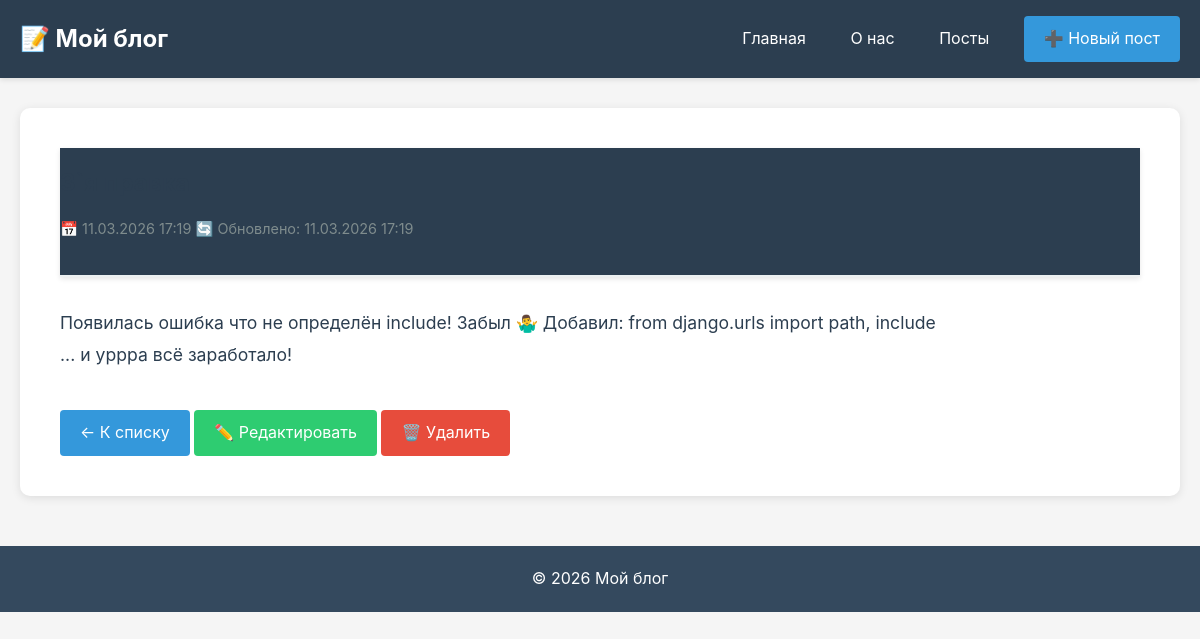
/posts/10/, run on the app's committed database.
### blog/models.py (models this page shows, shortened)
class Post(models.Model):
    title = models.CharField(max_length=200)
    content = models.TextField()
    created_at = models.DateTimeField(auto_now_add=True)
    updated_at = models.DateTimeField(auto_now=True)
    class Meta:
        ordering = ['-created_at']

### blog/views.py (the view)
# urls.py: path('posts/<int:pk>/', views.PostDetailView.as_view(), name='post_detail'),
class PostDetailView(DetailView):
    model = Post
    template_name = 'blog/post_detail.html'
    context_object_name = 'post'

### templates/blog/post_detail.html (shortened to what this page needs)
{% extends 'blog/base.html' %}
{% block content %}
<article class="post-detail">
    <header class="post-header">
        <h1>{{ post.title }}</h1>
        <div class="post-meta">
            <span>📅 {{ post.created_at|date:"d.m.Y H:i" }}</span>
            {% if post.updated_at != post.created_at %}
                <span>🔄 Обновлено: {{ post.updated_at|date:"d.m.Y H:i" }}</span>
            {% endif %}
        </div>
    </header>
    <div class="post-content">
        {{ post.content|linebreaks }}
    </div>
    <div class="post-actions">
        <a href="{% url 'blog:post_list' %}" class="btn">← К списку</a>
        <a href="{% url 'blog:post_edit' post.pk %}" class="btn btn-primary">✏️ Редактировать</a>
        <a href="{% url 'blog:post_delete' post.pk %}" class="btn btn-danger">🗑️ Удалить</a>
    </div>
</article>
{% endblock %}

### static/css/style.css (style rules this page uses)
* { margin: 0; padding: 0; box-sizing: border-box; }
body { font-family: -apple-system, BlinkMacSystemFont, 'Segoe UI', Roboto, Oxygen, Ubuntu, Cantarell, sans-serif; line-height: 1.6; color: #333; background-color: #f5f5f5; }
header { background-color: #2c3e50; color: white; padding: 1rem 0; box-shadow: 0 2px 5px rgba(0,0,0,0.1); }
.btn { display: inline-block; background-color: #3498db; color: white; padding: 10px 20px; text-decoration: none; border-radius: 4px; border: none; cursor: pointer; transition: background-color 0.3s; }
.btn-primary { background-color: #2ecc71; }
.btn-danger { background-color: #e74c3c; }
.post-meta { color: #7f8c8d; font-size: 0.9rem; margin-bottom: 15px; }
.post-actions { margin-top: 15px; }
.post-detail { background: white; padding: 40px; border-radius: 10px; box-shadow: 0 2px 10px rgba(0,0,0,0.1); margin: 30px 0; }
.post-header { margin-bottom: 30px; padding-bottom: 20px; border-bottom: 2px solid #ecf0f1; }
.post-header h1 { color: #2c3e50; margin-bottom: 15px; }
.post-content { font-size: 1.1rem; line-height: 1.8; color: #2c3e50; margin-bottom: 40px; }

### data on the page
Post: created_at "11.03.2026 17:19", updated_at "11.03.2026 17:19", content "Появилась ошибка что не определён include! Забыл 🤷‍♂️ Добавил: from django.urls import path, include ... и уррра всё заработало!"
